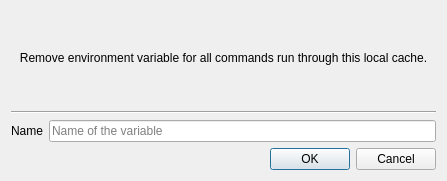
<?xml version="1.0" encoding="UTF-8"?>
<ui version="4.0">
 <class>RemoveEnvironmentDialog</class>
 <widget class="QDialog" name="RemoveEnvironmentDialog">
  <property name="geometry">
   <rect>
    <x>0</x>
    <y>0</y>
    <width>447</width>
    <height>181</height>
   </rect>
  </property>
  <property name="windowTitle">
   <string>Remove from environment</string>
  </property>
  <layout class="QVBoxLayout" name="verticalLayout">
   <item>
    <layout class="QVBoxLayout" name="verticalLayout_2">
     <item>
      <widget class="QLabel" name="label_3">
       <property name="text">
        <string>Remove environment variable for all commands run through this local cache.</string>
       </property>
       <property name="alignment">
        <set>Qt::AlignmentFlag::AlignCenter</set>
       </property>
       <property name="wordWrap">
        <bool>true</bool>
       </property>
      </widget>
     </item>
     <item>
      <widget class="Line" name="line">
       <property name="orientation">
        <enum>Qt::Orientation::Horizontal</enum>
       </property>
      </widget>
     </item>
     <item>
      <layout class="QGridLayout" name="gridLayout">
       <item row="0" column="0">
        <widget class="QLabel" name="label">
         <property name="text">
          <string>Name</string>
         </property>
        </widget>
       </item>
       <item row="0" column="1">
        <widget class="LineEditWithCustomContextMenu" name="name">
         <property name="text">
          <string/>
         </property>
         <property name="placeholderText">
          <string>Name of the variable</string>
         </property>
        </widget>
       </item>
      </layout>
     </item>
     <item>
      <widget class="QDialogButtonBox" name="buttonBox">
       <property name="orientation">
        <enum>Qt::Orientation::Horizontal</enum>
       </property>
       <property name="standardButtons">
        <set>QDialogButtonBox::StandardButton::Cancel|QDialogButtonBox::StandardButton::Ok</set>
       </property>
      </widget>
     </item>
    </layout>
   </item>
  </layout>
 </widget>
 <customwidgets>
  <customwidget>
   <class>LineEditWithCustomContextMenu</class>
   <extends>QLineEdit</extends>
   <header>cruiz/manage_local_cache/widgets/configpathorurl.h</header>
  </customwidget>
 </customwidgets>
 <resources/>
 <connections>
  <connection>
   <sender>buttonBox</sender>
   <signal>accepted()</signal>
   <receiver>RemoveEnvironmentDialog</receiver>
   <slot>accept()</slot>
   <hints>
    <hint type="sourcelabel">
     <x>248</x>
     <y>254</y>
    </hint>
    <hint type="destinationlabel">
     <x>157</x>
     <y>274</y>
    </hint>
   </hints>
  </connection>
  <connection>
   <sender>buttonBox</sender>
   <signal>rejected()</signal>
   <receiver>RemoveEnvironmentDialog</receiver>
   <slot>reject()</slot>
   <hints>
    <hint type="sourcelabel">
     <x>316</x>
     <y>260</y>
    </hint>
    <hint type="destinationlabel">
     <x>286</x>
     <y>274</y>
    </hint>
   </hints>
  </connection>
 </connections>
</ui>
